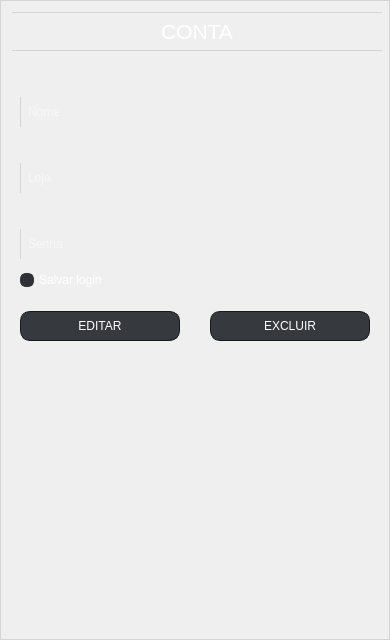
                     <widget class="QFrame" name="info">
                      <property name="minimumSize">
                       <size>
                        <width>390</width>
                        <height>640</height>
                       </size>
                      </property>
                      <property name="maximumSize">
                       <size>
                        <width>390</width>
                        <height>640</height>
                       </size>
                      </property>
                      <property name="styleSheet">
                       <string notr="true">border: 1px solid rgb(212, 212, 212);</string>
                      </property>
                      <property name="frameShape">
                       <enum>QFrame::StyledPanel</enum>
                      </property>
                      <property name="frameShadow">
                       <enum>QFrame::Raised</enum>
                      </property>
                      <layout class="QVBoxLayout" name="verticalLayout_9">
                       <item alignment="Qt::AlignHCenter">
                        <widget class="QFrame" name="frame">
                         <property name="minimumSize">
                          <size>
                           <width>370</width>
                           <height>1</height>
                          </size>
                         </property>
                         <property name="maximumSize">
                          <size>
                           <width>370</width>
                           <height>1</height>
                          </size>
                         </property>
                         <property name="styleSheet">
                          <string notr="true">background-color: rgb(255, 255, 255);</string>
                         </property>
                         <property name="frameShape">
                          <enum>QFrame::StyledPanel</enum>
                         </property>
                         <property name="frameShadow">
                          <enum>QFrame::Raised</enum>
                         </property>
                        </widget>
                       </item>
                       <item alignment="Qt::AlignHCenter|Qt::AlignVCenter">
                        <widget class="QLabel" name="label">
                         <property name="minimumSize">
                          <size>
                           <width>370</width>
                           <height>25</height>
                          </size>
                         </property>
                         <property name="maximumSize">
                          <size>
                           <width>370</width>
                           <height>25</height>
                          </size>
                         </property>
                         <property name="font">
                          <font>
                           <family>Arial</family>
                           <pointsize>16</pointsize>
                          </font>
                         </property>
                         <property name="styleSheet">
                          <string notr="true">color: rgb(255, 255, 255);
border: 0px solid rgb(212, 212, 212);</string>
                         </property>
                         <property name="text">
                          <string>CONTA</string>
                         </property>
                         <property name="alignment">
                          <set>Qt::AlignCenter</set>
                         </property>
                        </widget>
                       </item>
                       <item alignment="Qt::AlignHCenter">
                        <widget class="QFrame" name="frame_7">
                         <property name="minimumSize">
                          <size>
                           <width>370</width>
                           <height>1</height>
                          </size>
                         </property>
                         <property name="maximumSize">
                          <size>
                           <width>370</width>
                           <height>1</height>
                          </size>
                         </property>
                         <property name="styleSheet">
                          <string notr="true">background-color: rgb(255, 255, 255);</string>
                         </property>
                         <property name="frameShape">
                          <enum>QFrame::StyledPanel</enum>
                         </property>
                         <property name="frameShadow">
                          <enum>QFrame::Raised</enum>
                         </property>
                        </widget>
                       </item>
                       <item>
                        <spacer name="verticalSpacer_12">
                         <property name="orientation">
                          <enum>Qt::Vertical</enum>
                         </property>
                         <property name="sizeType">
                          <enum>QSizePolicy::Fixed</enum>
                         </property>
                         <property name="sizeHint" stdset="0">
                          <size>
                           <width>20</width>
                           <height>40</height>
                          </size>
                         </property>
                        </spacer>
                       </item>
                       <item alignment="Qt::AlignHCenter|Qt::AlignVCenter">
                        <widget class="QLineEdit" name="lanome">
                         <property name="enabled">
                          <bool>false</bool>
                         </property>
                         <property name="minimumSize">
                          <size>
                           <width>350</width>
                           <height>30</height>
                          </size>
                         </property>
                         <property name="maximumSize">
                          <size>
                           <width>350</width>
                           <height>30</height>
                          </size>
                         </property>
                         <property name="font">
                          <font>
                           <family>Arial</family>
                           <pointsize>9</pointsize>
                          </font>
                         </property>
                         <property name="mouseTracking">
                          <bool>true</bool>
                         </property>
                         <property name="focusPolicy">
                          <enum>Qt::StrongFocus</enum>
                         </property>
                         <property name="styleSheet">
                          <string notr="true">QLineEdit {
	color: rgb(255, 255, 255);
    border-radius: 0px;
	border: 0px solid rgb(212, 212, 212);
	border-left: 1px solid rgb(212, 212, 212);
	background-color: rgba(0, 0, 0, 0);
	padding: 5px;
}

QLineEdit:hover {
	border-left: 1px solid rgb(54, 57, 62);
}</string>
                         </property>
                         <property name="placeholderText">
                          <string>Nome</string>
                         </property>
                        </widget>
                       </item>
                       <item>
                        <spacer name="verticalSpacer_11">
                         <property name="orientation">
                          <enum>Qt::Vertical</enum>
                         </property>
                         <property name="sizeType">
                          <enum>QSizePolicy::Fixed</enum>
                         </property>
                         <property name="sizeHint" stdset="0">
                          <size>
                           <width>20</width>
                           <height>30</height>
                          </size>
                         </property>
                        </spacer>
                       </item>
                       <item alignment="Qt::AlignHCenter">
                        <widget class="QLineEdit" name="laloja">
                         <property name="enabled">
                          <bool>false</bool>
                         </property>
                         <property name="minimumSize">
                          <size>
                           <width>350</width>
                           <height>30</height>
                          </size>
                         </property>
                         <property name="maximumSize">
                          <size>
                           <width>350</width>
                           <height>30</height>
                          </size>
                         </property>
                         <property name="font">
                          <font>
                           <family>Arial</family>
                           <pointsize>9</pointsize>
                          </font>
                         </property>
                         <property name="styleSheet">
                          <string notr="true">QLineEdit {
	color: rgb(255, 255, 255);
    border-radius: 0px;
	border: 0px solid rgb(212, 212, 212);
	border-left: 1px solid rgb(212, 212, 212);
	background-color: rgba(0, 0, 0, 0);
	padding: 5px;
}

QLineEdit:hover {
	border-left: 1px solid rgb(54, 57, 62);
}</string>
                         </property>
                         <property name="placeholderText">
                          <string>Loja</string>
                         </property>
                        </widget>
                       </item>
                       <item>
                        <spacer name="verticalSpacer_10">
                         <property name="orientation">
                          <enum>Qt::Vertical</enum>
                         </property>
                         <property name="sizeType">
                          <enum>QSizePolicy::Fixed</enum>
                         </property>
                         <property name="sizeHint" stdset="0">
                          <size>
                           <width>20</width>
                           <height>30</height>
                          </size>
                         </property>
                        </spacer>
                       </item>
                       <item alignment="Qt::AlignHCenter">
                        <widget class="QLineEdit" name="lasenha">
                         <property name="enabled">
                          <bool>false</bool>
                         </property>
                         <property name="minimumSize">
                          <size>
                           <width>350</width>
                           <height>30</height>
                          </size>
                         </property>
                         <property name="maximumSize">
                          <size>
                           <width>350</width>
                           <height>30</height>
                          </size>
                         </property>
                         <property name="font">
                          <font>
                           <family>Arial</family>
                           <pointsize>9</pointsize>
                          </font>
                         </property>
                         <property name="styleSheet">
                          <string notr="true">QLineEdit {
	color: rgb(255, 255, 255);
    border-radius: 0px;
	border: 0px solid rgb(212, 212, 212);
	border-left: 1px solid rgb(212, 212, 212);
	background-color: rgba(0, 0, 0, 0);
	padding: 5px;
}

QLineEdit:hover {
	border-left: 1px solid rgb(54, 57, 62);
}</string>
                         </property>
                         <property name="echoMode">
                          <enum>QLineEdit::PasswordEchoOnEdit</enum>
                         </property>
                         <property name="placeholderText">
                          <string>Senha</string>
                         </property>
                        </widget>
                       </item>
                       <item alignment="Qt::AlignHCenter">
                        <widget class="QCheckBox" name="lasv">
                         <property name="enabled">
                          <bool>false</bool>
                         </property>
                         <property name="minimumSize">
                          <size>
                           <width>350</width>
                           <height>30</height>
                          </size>
                         </property>
                         <property name="maximumSize">
                          <size>
                           <width>360</width>
                           <height>30</height>
                          </size>
                         </property>
                         <property name="font">
                          <font>
                           <family>Arial</family>
                           <pointsize>9</pointsize>
                          </font>
                         </property>
                         <property name="styleSheet">
                          <string notr="true">QCheckBox {
color: rgb(255, 255, 255);
border-radius: 0px;
border: 0px solid rgb(212, 212, 212);
spacing: 5px;
}

QCheckBox:pressed {
	color: rgb(144, 144, 144);
}

QCheckBox:hover {
	color: #dddddd;
}


QCheckBox:indicator {
border-top-left-radius: 6px;
border-bottom-left-radius: 6px;
border-top-right-radius: 6px;
border-bottom-right-radius: 6px;
border: 2px solid rgb(47, 49, 54);
background-color: rgb(47, 49, 54);
}

QCheckBox:indicator:checked {
background-color: rgb(255, 255, 255);
border: 2px solid rgb(47, 49, 54);
}


</string>
                         </property>
                         <property name="text">
                          <string>Salvar login</string>
                         </property>
                         <property name="checkable">
                          <bool>true</bool>
                         </property>
                         <property name="checked">
                          <bool>false</bool>
                         </property>
                         <property name="tristate">
                          <bool>false</bool>
                         </property>
                        </widget>
                       </item>
                       <item>
                        <spacer name="verticalSpacer_9">
                         <property name="orientation">
                          <enum>Qt::Vertical</enum>
                         </property>
                         <property name="sizeType">
                          <enum>QSizePolicy::Fixed</enum>
                         </property>
                         <property name="sizeHint" stdset="0">
                          <size>
                           <width>20</width>
                           <height>5</height>
                          </size>
                         </property>
                        </spacer>
                       </item>
                       <item alignment="Qt::AlignHCenter">
                        <widget class="QFrame" name="frame_8">
                         <property name="minimumSize">
                          <size>
                           <width>350</width>
                           <height>40</height>
                          </size>
                         </property>
                         <property name="maximumSize">
                          <size>
                           <width>350</width>
                           <height>40</height>
                          </size>
                         </property>
                         <property name="styleSheet">
                          <string notr="true">border-radius: 0px;
border: 0px solid rgb(212, 212, 212);</string>
                         </property>
                         <property name="frameShape">
                          <enum>QFrame::StyledPanel</enum>
                         </property>
                         <property name="frameShadow">
                          <enum>QFrame::Raised</enum>
                         </property>
                         <layout class="QHBoxLayout" name="horizontalLayout_3">
                          <property name="spacing">
                           <number>0</number>
                          </property>
                          <property name="leftMargin">
                           <number>0</number>
                          </property>
                          <property name="topMargin">
                           <number>0</number>
                          </property>
                          <property name="rightMargin">
                           <number>0</number>
                          </property>
                          <property name="bottomMargin">
                           <number>0</number>
                          </property>
                          <item alignment="Qt::AlignLeft">
                           <widget class="QPushButton" name="editc">
                            <property name="minimumSize">
                             <size>
                              <width>160</width>
                              <height>30</height>
                             </size>
                            </property>
                            <property name="maximumSize">
                             <size>
                              <width>160</width>
                              <height>30</height>
                             </size>
                            </property>
                            <property name="font">
                             <font>
                              <family>Arial</family>
                              <pointsize>9</pointsize>
                             </font>
                            </property>
                            <property name="styleSheet">
                             <string notr="true">QPushButton {
	color: rgb(255, 255, 255);
	background-color: rgb(54, 57, 62);
	border-radius: 10px;
	border: 1px solid rgb(22, 24, 26);
}

QPushButton:hover {
	border: 1px solid rgb(129, 129, 129);
}

QPushButton:pressed {
	border: 1px solid rgb(98, 98, 98);
}

</string>
                            </property>
                            <property name="text">
                             <string>EDITAR</string>
                            </property>
                           </widget>
                          </item>
                          <item alignment="Qt::AlignRight">
                           <widget class="QPushButton" name="excluc">
                            <property name="minimumSize">
                             <size>
                              <width>160</width>
                              <height>30</height>
                             </size>
                            </property>
                            <property name="maximumSize">
                             <size>
                              <width>160</width>
                              <height>30</height>
                             </size>
                            </property>
                            <property name="font">
                             <font>
                              <family>Arial</family>
                              <pointsize>9</pointsize>
                             </font>
                            </property>
                            <property name="styleSheet">
                             <string notr="true">QPushButton {
	color: rgb(255, 255, 255);
	background-color: rgb(54, 57, 62);
	border-radius: 10px;
	border: 1px solid rgb(22, 24, 26);
}

QPushButton:hover {
	border: 1px solid rgb(129, 129, 129);
}

QPushButton:pressed {
	border: 1px solid rgb(98, 98, 98);
}

</string>
                            </property>
                            <property name="text">
                             <string>EXCLUIR</string>
                            </property>
                           </widget>
                          </item>
                         </layout>
                        </widget>
                       </item>
                       <item>
                        <spacer name="verticalSpacer_13">
                         <property name="orientation">
                          <enum>Qt::Vertical</enum>
                         </property>
                         <property name="sizeHint" stdset="0">
                          <size>
                           <width>20</width>
                           <height>40</height>
                          </size>
                         </property>
                        </spacer>
                       </item>
                      </layout>
                     </widget>
